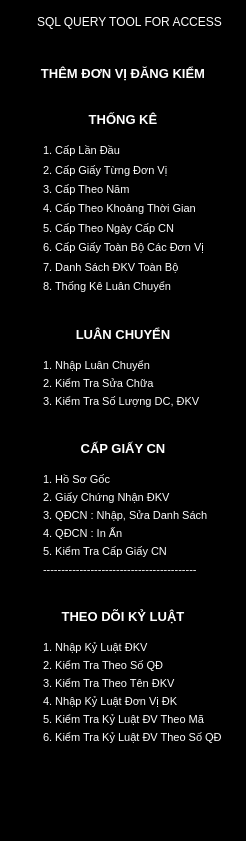
     <widget class="QFrame" name="iconExpand_wg">
      <property name="minimumSize">
       <size>
        <width>246</width>
        <height>841</height>
       </size>
      </property>
      <property name="maximumSize">
       <size>
        <width>246</width>
        <height>841</height>
       </size>
      </property>
      <property name="styleSheet">
       <string notr="true">QWidget{
	background-color: rgb(0, 0, 0);
	color:white;
}
QPushButton{
    border:none;
	height:30px;    
}</string>
      </property>
      <property name="frameShape">
       <enum>QFrame::StyledPanel</enum>
      </property>
      <property name="frameShadow">
       <enum>QFrame::Raised</enum>
      </property>
      <layout class="QVBoxLayout" name="verticalLayout_21">
       <item>
        <layout class="QHBoxLayout" name="horizontalLayout_3">
         <item>
          <spacer name="horizontalSpacer_3">
           <property name="orientation">
            <enum>Qt::Horizontal</enum>
           </property>
           <property name="sizeHint" stdset="0">
            <size>
             <width>13</width>
             <height>20</height>
            </size>
           </property>
          </spacer>
         </item>
         <item>
          <layout class="QHBoxLayout" name="horizontalLayout">
           <item>
            <widget class="QLabel" name="label_2">
             <property name="maximumSize">
              <size>
               <width>40</width>
               <height>40</height>
              </size>
             </property>
             <property name="text">
              <string/>
             </property>
             <property name="pixmap">
              <pixmap resource="reources.qrc">:/icons/logo.png</pixmap>
             </property>
             <property name="scaledContents">
              <bool>true</bool>
             </property>
            </widget>
           </item>
           <item>
            <widget class="QLabel" name="label_3">
             <property name="text">
              <string>SQL QUERY TOOL FOR ACCESS</string>
             </property>
            </widget>
           </item>
          </layout>
         </item>
         <item>
          <spacer name="horizontalSpacer_4">
           <property name="orientation">
            <enum>Qt::Horizontal</enum>
           </property>
           <property name="sizeHint" stdset="0">
            <size>
             <width>13</width>
             <height>20</height>
            </size>
           </property>
          </spacer>
         </item>
        </layout>
       </item>
       <item>
        <layout class="QVBoxLayout" name="verticalLayout_20">
         <property name="spacing">
          <number>2</number>
         </property>
         <item>
          <widget class="QFrame" name="thongKe">
           <property name="frameShape">
            <enum>QFrame::StyledPanel</enum>
           </property>
           <property name="frameShadow">
            <enum>QFrame::Raised</enum>
           </property>
           <layout class="QVBoxLayout" name="verticalLayout_13">
            <item>
             <widget class="QFrame" name="frame">
              <property name="frameShape">
               <enum>QFrame::StyledPanel</enum>
              </property>
              <property name="frameShadow">
               <enum>QFrame::Raised</enum>
              </property>
              <layout class="QVBoxLayout" name="verticalLayout_4">
               <item>
                <widget class="QPushButton" name="themDVbut">
                 <property name="styleSheet">
                  <string notr="true">QPushButton:hover{
	color:#12B298;
	background-color:white;
	font-size:15px;
	font-weight: bold;

}
QPushButton{
	color:white;
	font-size:13px;
	font-weight: bold;

}</string>
                 </property>
                 <property name="text">
                  <string>THÊM ĐƠN VỊ ĐĂNG KIỂM</string>
                 </property>
                 <property name="checkable">
                  <bool>true</bool>
                 </property>
                </widget>
               </item>
              </layout>
             </widget>
            </item>
            <item>
             <widget class="QPushButton" name="TKbut">
              <property name="styleSheet">
               <string notr="true">QPushButton:hover{
	color:#12B298;
	background-color:white;
	font-size:17px;
	font-weight: bold;

}
QPushButton{
	color:white;
	font-size:13px;
	font-weight: bold;

}</string>
              </property>
              <property name="text">
               <string>THỐNG KÊ</string>
              </property>
              <property name="checkable">
               <bool>true</bool>
              </property>
             </widget>
            </item>
            <item>
             <widget class="QFrame" name="tkList">
              <property name="frameShape">
               <enum>QFrame::StyledPanel</enum>
              </property>
              <property name="frameShadow">
               <enum>QFrame::Raised</enum>
              </property>
              <layout class="QVBoxLayout" name="verticalLayout_12">
               <property name="spacing">
                <number>0</number>
               </property>
               <property name="leftMargin">
                <number>0</number>
               </property>
               <property name="topMargin">
                <number>0</number>
               </property>
               <property name="rightMargin">
                <number>0</number>
               </property>
               <property name="bottomMargin">
                <number>0</number>
               </property>
               <item>
                <widget class="QPushButton" name="tkCapLanDau">
                 <property name="minimumSize">
                  <size>
                   <width>0</width>
                   <height>18</height>
                  </size>
                 </property>
                 <property name="styleSheet">
                  <string notr="true">QPushButton{
	padding-left:20px;
	font-size:11px;
	text-align:left;
}
QPushButton:hover{
	color:#12B298;
}</string>
                 </property>
                 <property name="text">
                  <string>1. Cấp Lần Đầu</string>
                 </property>
                 <property name="checkable">
                  <bool>true</bool>
                 </property>
                </widget>
               </item>
               <item>
                <widget class="QPushButton" name="tkCapTungDonvi">
                 <property name="minimumSize">
                  <size>
                   <width>0</width>
                   <height>18</height>
                  </size>
                 </property>
                 <property name="styleSheet">
                  <string notr="true">QPushButton{
	padding-left:20px;
	font-size:11px;
	text-align:left;
}
QPushButton:hover{
	color:#12B298;
}</string>
                 </property>
                 <property name="text">
                  <string>2. Cấp Giấy Từng Đơn Vị</string>
                 </property>
                 <property name="checkable">
                  <bool>true</bool>
                 </property>
                </widget>
               </item>
               <item>
                <widget class="QPushButton" name="tkTheoNam">
                 <property name="minimumSize">
                  <size>
                   <width>0</width>
                   <height>18</height>
                  </size>
                 </property>
                 <property name="styleSheet">
                  <string notr="true">QPushButton{
	padding-left:20px;
	font-size:11px;
	text-align:left;
}
QPushButton:hover{
	color:#12B298;
}</string>
                 </property>
                 <property name="text">
                  <string>3. Cấp Theo Năm</string>
                 </property>
                 <property name="checkable">
                  <bool>true</bool>
                 </property>
                </widget>
               </item>
               <item>
                <widget class="QPushButton" name="tkTheoKhoangTime">
                 <property name="minimumSize">
                  <size>
                   <width>0</width>
                   <height>18</height>
                  </size>
                 </property>
                 <property name="styleSheet">
                  <string notr="true">QPushButton{
	padding-left:20px;
	font-size:11px;
	text-align:left;
}
QPushButton:hover{
	color:#12B298;
}</string>
                 </property>
                 <property name="text">
                  <string>4. Cấp Theo Khoảng Thời Gian</string>
                 </property>
                 <property name="checkable">
                  <bool>true</bool>
                 </property>
                </widget>
               </item>
               <item>
                <widget class="QPushButton" name="tkTheoNgayCN">
                 <property name="minimumSize">
                  <size>
                   <width>0</width>
                   <height>18</height>
                  </size>
                 </property>
                 <property name="styleSheet">
                  <string notr="true">QPushButton{
	padding-left:20px;
	font-size:11px;
	text-align:left;
}
QPushButton:hover{
	color:#12B298;
}</string>
                 </property>
                 <property name="text">
                  <string>5. Cấp Theo Ngày Cấp CN</string>
                 </property>
                 <property name="checkable">
                  <bool>true</bool>
                 </property>
                </widget>
               </item>
               <item>
                <widget class="QPushButton" name="tkToanBo">
                 <property name="minimumSize">
                  <size>
                   <width>0</width>
                   <height>18</height>
                  </size>
                 </property>
                 <property name="styleSheet">
                  <string notr="true">QPushButton{
	padding-left:20px;
	font-size:11px;
	text-align:left;
}
QPushButton:hover{
	color:#12B298;
}</string>
                 </property>
                 <property name="text">
                  <string>6. Cấp Giấy Toàn Bộ Các Đơn Vị</string>
                 </property>
                 <property name="checkable">
                  <bool>true</bool>
                 </property>
                </widget>
               </item>
               <item>
                <widget class="QPushButton" name="tkDanhSachDKV">
                 <property name="minimumSize">
                  <size>
                   <width>0</width>
                   <height>18</height>
                  </size>
                 </property>
                 <property name="styleSheet">
                  <string notr="true">QPushButton{
	padding-left:20px;
	font-size:11px;
	text-align:left;
}
QPushButton:hover{
	color:#12B298;
}</string>
                 </property>
                 <property name="text">
                  <string>7. Danh Sách ĐKV Toàn Bộ</string>
                 </property>
                 <property name="checkable">
                  <bool>true</bool>
                 </property>
                </widget>
               </item>
               <item>
                <widget class="QPushButton" name="tkLuanChuyenSum">
                 <property name="minimumSize">
                  <size>
                   <width>0</width>
                   <height>18</height>
                  </size>
                 </property>
                 <property name="styleSheet">
                  <string notr="true">QPushButton{
	padding-left:20px;
	font-size:11px;
	text-align:left;
}
QPushButton:hover{
	color:#12B298;
}</string>
                 </property>
                 <property name="text">
                  <string>8. Thống Kê Luân Chuyển</string>
                 </property>
                 <property name="checkable">
                  <bool>true</bool>
                 </property>
                </widget>
               </item>
              </layout>
             </widget>
            </item>
           </layout>
          </widget>
         </item>
         <item>
          <widget class="QFrame" name="luanChuyen">
           <property name="frameShape">
            <enum>QFrame::StyledPanel</enum>
           </property>
           <property name="frameShadow">
            <enum>QFrame::Raised</enum>
           </property>
           <layout class="QVBoxLayout" name="verticalLayout_14">
            <item>
             <widget class="QPushButton" name="luanChuyenBut">
              <property name="styleSheet">
               <string notr="true">QPushButton:hover{
	color:#12B298;
	background-color:white;
	font-size:17px;
	font-weight: bold;

}
QPushButton{
	color:white;
	font-size:13px;
	font-weight: bold;

}</string>
              </property>
              <property name="text">
               <string>LUÂN CHUYỂN</string>
              </property>
              <property name="checkable">
               <bool>true</bool>
              </property>
             </widget>
            </item>
            <item>
             <widget class="QFrame" name="lcList">
              <property name="frameShape">
               <enum>QFrame::StyledPanel</enum>
              </property>
              <property name="frameShadow">
               <enum>QFrame::Raised</enum>
              </property>
              <layout class="QVBoxLayout" name="verticalLayout_15">
               <property name="spacing">
                <number>0</number>
               </property>
               <property name="leftMargin">
                <number>0</number>
               </property>
               <property name="topMargin">
                <number>0</number>
               </property>
               <property name="rightMargin">
                <number>0</number>
               </property>
               <property name="bottomMargin">
                <number>0</number>
               </property>
               <item>
                <widget class="QPushButton" name="LCNhap">
                 <property name="minimumSize">
                  <size>
                   <width>0</width>
                   <height>18</height>
                  </size>
                 </property>
                 <property name="styleSheet">
                  <string notr="true">QPushButton{
	padding-left:20px;
	font-size:11px;
	text-align:left;
}
QPushButton:hover{
	color:#12B298;
}</string>
                 </property>
                 <property name="text">
                  <string>1. Nhập Luân Chuyển</string>
                 </property>
                 <property name="checkable">
                  <bool>true</bool>
                 </property>
                </widget>
               </item>
               <item>
                <widget class="QPushButton" name="LCKiemTraSuaChua">
                 <property name="minimumSize">
                  <size>
                   <width>0</width>
                   <height>18</height>
                  </size>
                 </property>
                 <property name="styleSheet">
                  <string notr="true">QPushButton{
	padding-left:20px;
	font-size:11px;
	text-align:left;
}
QPushButton:hover{
	color:#12B298;
}</string>
                 </property>
                 <property name="text">
                  <string>2. Kiểm Tra Sửa Chữa</string>
                 </property>
                 <property name="checkable">
                  <bool>true</bool>
                 </property>
                </widget>
               </item>
               <item>
                <widget class="QPushButton" name="LCKiemtraDKV">
                 <property name="minimumSize">
                  <size>
                   <width>0</width>
                   <height>18</height>
                  </size>
                 </property>
                 <property name="styleSheet">
                  <string notr="true">QPushButton{
	padding-left:20px;
	font-size:11px;
	text-align:left;
}
QPushButton:hover{
	color:#12B298;
}</string>
                 </property>
                 <property name="text">
                  <string>3. Kiểm Tra Số Lượng DC, ĐKV</string>
                 </property>
                 <property name="checkable">
                  <bool>true</bool>
                 </property>
                </widget>
               </item>
              </layout>
             </widget>
            </item>
           </layout>
          </widget>
         </item>
         <item>
          <widget class="QFrame" name="capGiayCn">
           <property name="frameShape">
            <enum>QFrame::StyledPanel</enum>
           </property>
           <property name="frameShadow">
            <enum>QFrame::Raised</enum>
           </property>
           <layout class="QVBoxLayout" name="verticalLayout_16">
            <item>
             <widget class="QPushButton" name="GCNbut">
              <property name="styleSheet">
               <string notr="true">QPushButton:hover{
	color:#12B298;
	background-color:white;
	font-size:17px;
	font-weight: bold;

}
QPushButton{
	color:white;
	font-size:13px;
	font-weight: bold;

}</string>
              </property>
              <property name="text">
               <string>CẤP GIẤY CN</string>
              </property>
              <property name="checkable">
               <bool>true</bool>
              </property>
             </widget>
            </item>
            <item>
             <widget class="QFrame" name="GCNList">
              <property name="frameShape">
               <enum>QFrame::StyledPanel</enum>
              </property>
              <property name="frameShadow">
               <enum>QFrame::Raised</enum>
              </property>
              <layout class="QVBoxLayout" name="verticalLayout_17">
               <property name="spacing">
                <number>0</number>
               </property>
               <property name="leftMargin">
                <number>0</number>
               </property>
               <property name="topMargin">
                <number>0</number>
               </property>
               <property name="rightMargin">
                <number>0</number>
               </property>
               <property name="bottomMargin">
                <number>0</number>
               </property>
               <item>
                <widget class="QPushButton" name="GCNcapLanDau">
                 <property name="minimumSize">
                  <size>
                   <width>0</width>
                   <height>18</height>
                  </size>
                 </property>
                 <property name="styleSheet">
                  <string notr="true">QPushButton{
	padding-left:20px;
	font-size:11px;
	text-align:left;
}
QPushButton:hover{
	color:#12B298;
}</string>
                 </property>
                 <property name="text">
                  <string>1. Hồ Sơ Gốc</string>
                 </property>
                 <property name="checkable">
                  <bool>true</bool>
                 </property>
                </widget>
               </item>
               <item>
                <widget class="QPushButton" name="GCNtungDonvi">
                 <property name="minimumSize">
                  <size>
                   <width>0</width>
                   <height>18</height>
                  </size>
                 </property>
                 <property name="styleSheet">
                  <string notr="true">QPushButton{
	padding-left:20px;
	font-size:11px;
	text-align:left;
}
QPushButton:hover{
	color:#12B298;
}</string>
                 </property>
                 <property name="text">
                  <string>2. Giấy Chứng Nhận ĐKV</string>
                 </property>
                 <property name="checkable">
                  <bool>true</bool>
                 </property>
                </widget>
               </item>
               <item>
                <widget class="QPushButton" name="GCNtheoNam">
                 <property name="minimumSize">
                  <size>
                   <width>0</width>
                   <height>18</height>
                  </size>
                 </property>
                 <property name="styleSheet">
                  <string notr="true">QPushButton{
	padding-left:20px;
	font-size:11px;
	text-align:left;
}
QPushButton:hover{
	color:#12B298;
}</string>
                 </property>
                 <property name="text">
                  <string>3. QĐCN : Nhập, Sửa Danh Sách</string>
                 </property>
                 <property name="checkable">
                  <bool>true</bool>
                 </property>
                </widget>
               </item>
               <item>
                <widget class="QPushButton" name="GCNkhoangTime">
                 <property name="minimumSize">
                  <size>
                   <width>0</width>
                   <height>18</height>
                  </size>
                 </property>
                 <property name="styleSheet">
                  <string notr="true">QPushButton{
	padding-left:20px;
	font-size:11px;
	text-align:left;
}
QPushButton:hover{
	color:#12B298;
}</string>
                 </property>
                 <property name="text">
                  <string>4. QĐCN : In Ấn</string>
                 </property>
                 <property name="checkable">
                  <bool>true</bool>
                 </property>
                </widget>
               </item>
               <item>
                <widget class="QPushButton" name="GCNngayCapCN">
                 <property name="minimumSize">
                  <size>
                   <width>0</width>
                   <height>18</height>
                  </size>
                 </property>
                 <property name="styleSheet">
                  <string notr="true">QPushButton{
	padding-left:20px;
	font-size:11px;
	text-align:left;
}
QPushButton:hover{
	color:#12B298;
}</string>
                 </property>
                 <property name="text">
                  <string>5. Kiểm Tra Cấp Giấy CN</string>
                 </property>
                 <property name="checkable">
                  <bool>true</bool>
                 </property>
                </widget>
               </item>
               <item>
                <widget class="QPushButton" name="GCNtoanBo">
                 <property name="minimumSize">
                  <size>
                   <width>0</width>
                   <height>18</height>
                  </size>
                 </property>
                 <property name="styleSheet">
                  <string notr="true">QPushButton{
	padding-left:20px;
	font-size:11px;
	text-align:left;
}
QPushButton:hover{
	color:#12B298;
}</string>
                 </property>
                 <property name="text">
                  <string>------------------------------------------</string>
                 </property>
                 <property name="checkable">
                  <bool>true</bool>
                 </property>
                </widget>
               </item>
              </layout>
             </widget>
            </item>
           </layout>
          </widget>
         </item>
         <item>
          <widget class="QFrame" name="theoDoiKiLuat">
           <property name="frameShape">
            <enum>QFrame::StyledPanel</enum>
           </property>
           <property name="frameShadow">
            <enum>QFrame::Raised</enum>
           </property>
           <layout class="QVBoxLayout" name="verticalLayout_18">
            <item>
             <widget class="QPushButton" name="KLbut">
              <property name="styleSheet">
               <string notr="true">QPushButton:hover{
	color:#12B298;
	background-color:white;
	font-size:17px;
	font-weight: bold;

}
QPushButton{
	color:white;
	font-size:13px;
	font-weight: bold;

}</string>
              </property>
              <property name="text">
               <string>THEO DÕI KỶ LUẬT</string>
              </property>
              <property name="checkable">
               <bool>true</bool>
              </property>
             </widget>
            </item>
            <item>
             <widget class="QFrame" name="KLlist">
              <property name="frameShape">
               <enum>QFrame::StyledPanel</enum>
              </property>
              <property name="frameShadow">
               <enum>QFrame::Raised</enum>
              </property>
              <layout class="QVBoxLayout" name="verticalLayout_19">
               <property name="spacing">
                <number>0</number>
               </property>
               <property name="leftMargin">
                <number>0</number>
               </property>
               <property name="topMargin">
                <number>0</number>
               </property>
               <property name="rightMargin">
                <number>0</number>
               </property>
               <property name="bottomMargin">
                <number>0</number>
               </property>
               <item>
                <widget class="QPushButton" name="KLlanDau">
                 <property name="minimumSize">
                  <size>
                   <width>0</width>
                   <height>18</height>
                  </size>
                 </property>
                 <property name="styleSheet">
                  <string notr="true">QPushButton{
	padding-left:20px;
	font-size:11px;
	text-align:left;
}
QPushButton:hover{
	color:#12B298;
}</string>
                 </property>
                 <property name="text">
                  <string>1. Nhập Kỷ Luật ĐKV</string>
                 </property>
                 <property name="checkable">
                  <bool>true</bool>
                 </property>
                </widget>
               </item>
               <item>
                <widget class="QPushButton" name="KLtungDonvi">
                 <property name="minimumSize">
                  <size>
                   <width>0</width>
                   <height>18</height>
                  </size>
                 </property>
                 <property name="styleSheet">
                  <string notr="true">QPushButton{
	padding-left:20px;
	font-size:11px;
	text-align:left;
}
QPushButton:hover{
	color:#12B298;
}</string>
                 </property>
                 <property name="text">
                  <string>2. Kiểm Tra Theo Số QĐ</string>
                 </property>
                 <property name="checkable">
                  <bool>true</bool>
                 </property>
                </widget>
               </item>
               <item>
                <widget class="QPushButton" name="KLtheoNam">
                 <property name="minimumSize">
                  <size>
                   <width>0</width>
                   <height>18</height>
                  </size>
                 </property>
                 <property name="styleSheet">
                  <string notr="true">QPushButton{
	padding-left:20px;
	font-size:11px;
	text-align:left;
}
QPushButton:hover{
	color:#12B298;
}</string>
                 </property>
                 <property name="text">
                  <string>3. Kiểm Tra Theo Tên ĐKV</string>
                 </property>
                 <property name="checkable">
                  <bool>true</bool>
                 </property>
                </widget>
               </item>
               <item>
                <widget class="QPushButton" name="KLkhoangTime">
                 <property name="minimumSize">
                  <size>
                   <width>0</width>
                   <height>18</height>
                  </size>
                 </property>
                 <property name="styleSheet">
                  <string notr="true">QPushButton{
	padding-left:20px;
	font-size:11px;
	text-align:left;
}
QPushButton:hover{
	color:#12B298;
}</string>
                 </property>
                 <property name="text">
                  <string>4. Nhập Kỷ Luật Đơn Vị ĐK</string>
                 </property>
                 <property name="checkable">
                  <bool>true</bool>
                 </property>
                </widget>
               </item>
               <item>
                <widget class="QPushButton" name="KLngayCapCN">
                 <property name="minimumSize">
                  <size>
                   <width>0</width>
                   <height>18</height>
                  </size>
                 </property>
                 <property name="styleSheet">
                  <string notr="true">QPushButton{
	padding-left:20px;
	font-size:11px;
	text-align:left;
}
QPushButton:hover{
	color:#12B298;
}</string>
                 </property>
                 <property name="text">
                  <string>5. Kiểm Tra Kỷ Luật ĐV Theo Mã</string>
                 </property>
                 <property name="checkable">
                  <bool>true</bool>
                 </property>
                </widget>
               </item>
               <item>
                <widget class="QPushButton" name="KLtoanBo">
                 <property name="minimumSize">
                  <size>
                   <width>0</width>
                   <height>18</height>
                  </size>
                 </property>
                 <property name="styleSheet">
                  <string notr="true">QPushButton{
	padding-left:20px;
	font-size:11px;
	text-align:left;
}
QPushButton:hover{
	color:#12B298;
}</string>
                 </property>
                 <property name="text">
                  <string>6. Kiểm Tra Kỷ Luật ĐV Theo Số QĐ</string>
                 </property>
                 <property name="checkable">
                  <bool>true</bool>
                 </property>
                </widget>
               </item>
              </layout>
             </widget>
            </item>
           </layout>
          </widget>
         </item>
        </layout>
       </item>
       <item>
        <spacer name="verticalSpacer_3">
         <property name="orientation">
          <enum>Qt::Vertical</enum>
         </property>
         <property name="sizeHint" stdset="0">
          <size>
           <width>20</width>
           <height>18</height>
          </size>
         </property>
        </spacer>
       </item>
       <item>
        <layout class="QVBoxLayout" name="verticalLayout_2">
         <item>
          <widget class="QPushButton" name="set2">
           <property name="styleSheet">
            <string notr="true">QPushButton{
	padding-left:20px;
}
QPushButton:checked{
	background-color:white;
	border-radius:3px;
}</string>
           </property>
           <property name="text">
            <string/>
           </property>
           <property name="icon">
            <iconset resource="reources.qrc">
             <normaloff>:/icons/settings2.png</normaloff>
             <normalon>:/icons/settings1.png</normalon>:/icons/settings2.png</iconset>
           </property>
           <property name="iconSize">
            <size>
             <width>200</width>
             <height>20</height>
            </size>
           </property>
           <property name="checkable">
            <bool>true</bool>
           </property>
          </widget>
         </item>
         <item>
          <widget class="QPushButton" name="q2">
           <property name="styleSheet">
            <string notr="true">QPushButton{
	padding-left:20px;
}
QPushButton:checked{
	background-color:white;
	border-radius:3px;
}</string>
           </property>
           <property name="text">
            <string/>
           </property>
           <property name="icon">
            <iconset resource="reources.qrc">
             <normaloff>:/icons/signout2.png</normaloff>
             <normalon>:/icons/signout1.png</normalon>:/icons/signout2.png</iconset>
           </property>
           <property name="iconSize">
            <size>
             <width>200</width>
             <height>20</height>
            </size>
           </property>
           <property name="checkable">
            <bool>true</bool>
           </property>
          </widget>
         </item>
        </layout>
       </item>
      </layout>
     </widget>
